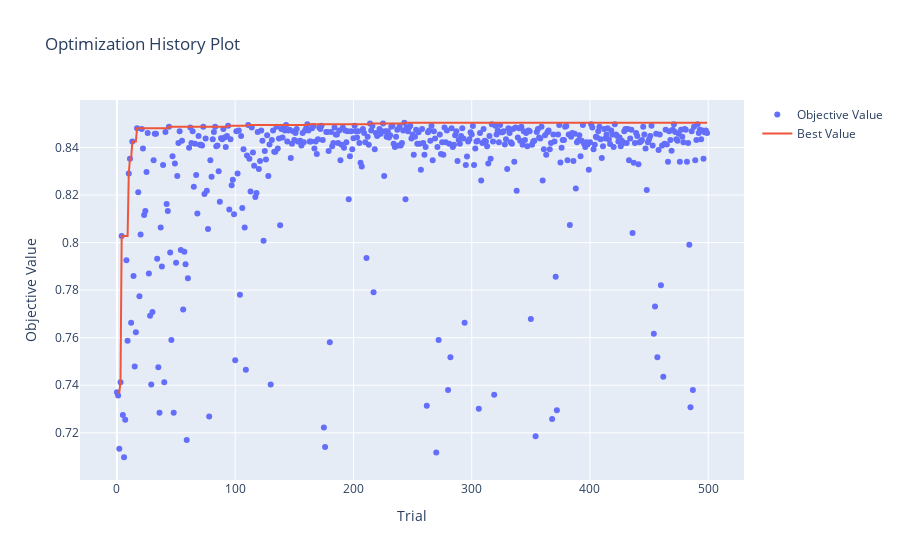

This figure's notebook cell:
### Code cell
## Include this in the Final version of the demo? The optimization history plot is interesting
# import optuna
# optuna.logging.set_verbosity(optuna.logging.WARNING)
# 
# from xgboost import XGBClassifier
# from sklearn.model_selection import RepeatedStratifiedKFold, cross_val_score
# from optuna.samplers import TPESampler
# 
# def fn(trial):
#     max_depth = trial.suggest_int("max_depth", low=4, high=128)
#     min_child_weight = trial.suggest_float("min_child_weight", low=0, high=4)
#     gamma = trial.suggest_float("gamma", low=0, high=4)
#     xgb = XGBClassifier(
#         max_depth=max_depth,
#         min_child_weight=min_child_weight,
#         gamma=gamma,
#         random_state=0,
#     )
#     cv = RepeatedStratifiedKFold(n_repeats=3, n_splits=5, random_state=0)
#     return cross_val_score(xgb, X, y, cv=cv).mean()
# 
# sampler = TPESampler(seed=0)
# study = optuna.create_study(direction="maximize", sampler=sampler)
# study.optimize(fn, n_trials=500, n_jobs=1, show_progress_bar=True)
# 
# optuna.visualization.plot_optimization_history(study).show()

### Figure 1 — Plotly figure (JSON) as saved in the notebook; plotly's stock layout.template omitted (floating-point values rounded to 4 significant figures; data arrays with more than 128 entries replaced by an {"elided": "..."} marker saying what was removed)
{"data": [{"mode": "markers", "name": "Objective Value", "x": {"elided": "500 int values"}, "y": {"elided": "500 float values"}, "type": "scatter"}, {"mode": "lines", "name": "Best Value", "x": {"elided": "500 int values"}, "y": {"elided": "500 float values"}, "type": "scatter"}, {"marker": {"color": "#cccccc"}, "mode": "markers", "name": "Infeasible Trial", "showlegend": false, "x": [], "y": [], "type": "scatter"}], "layout": {"title": {"text": "Optimization History Plot"}, "xaxis": {"title": {"text": "Trial"}}, "yaxis": {"title": {"text": "Objective Value"}}}}
